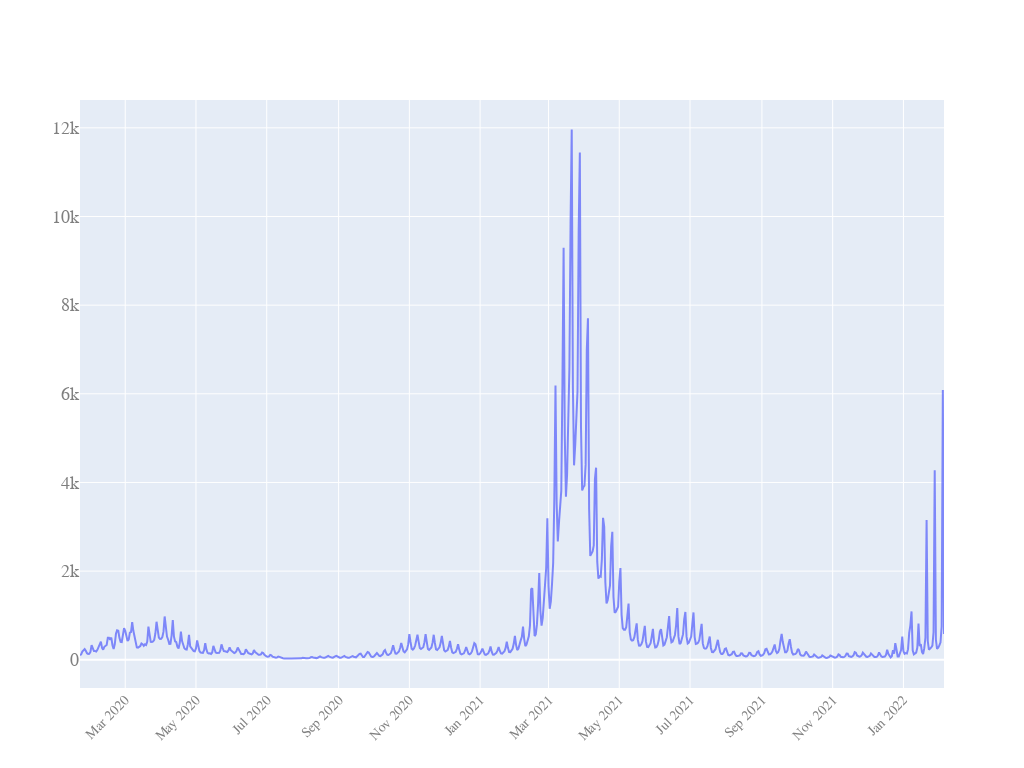

Here is the notebook cell this chart was saved with:
### Code cell
quick_plot(df_analyse.date,df_analyse.iloc[100:,[6]],y_scale='linear')

### Figure 1 — Plotly figure (JSON) as saved in the notebook; plotly's stock layout.template omitted (floating-point values rounded to 4 significant figures; data arrays with more than 128 entries replaced by an {"elided": "..."} marker saying what was removed)
{"data": [{"name": "Germany_DR", "opacity": 0.8, "type": "scatter", "x": {"elided": "846 str values"}, "y": {"elided": "746 float values"}}], "layout": {"autosize": true, "font": {"color": "#7f7f7f", "family": "PT Sans, monospace", "size": 18}, "height": 768, "width": 1024, "xaxis": {"nticks": 20, "tickangle": -45, "tickfont": {"color": "#7f7f7f", "size": 14}}, "yaxis": {"type": "linear"}}}
